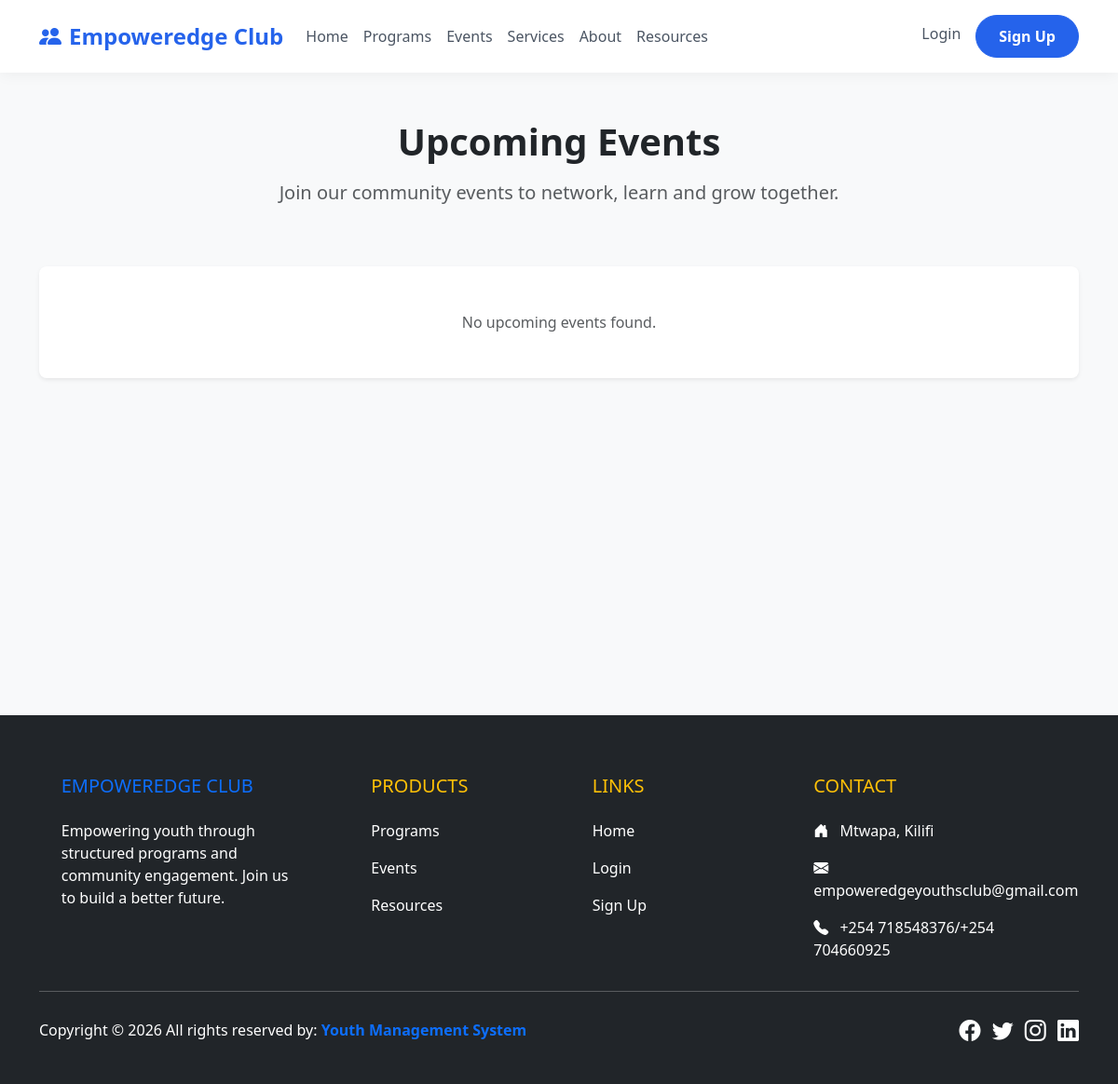
The app's page /events/, older data.
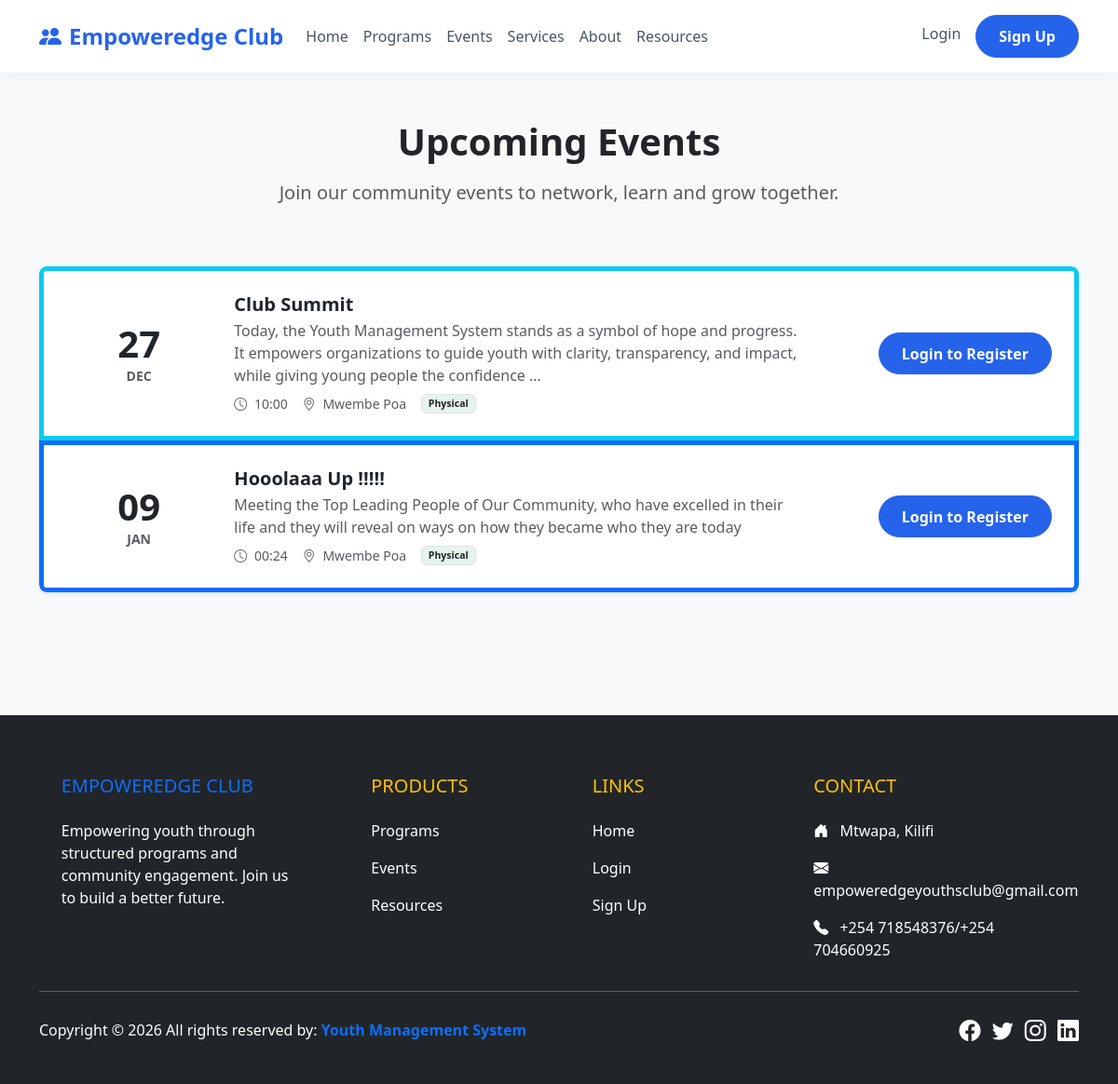
The same page, newer data.
### events/models.py (models this page shows, shortened)
class Event(models.Model):
    TYPE_CHOICES = [
        ('PHYSICAL', 'Physical'),
        ('VIRTUAL', 'Virtual'),
    ]
    title = models.CharField(max_length=200)
    description = models.TextField()
    event_type = models.CharField(max_length=20, choices=TYPE_CHOICES, default='PHYSICAL')
    date = models.DateTimeField()
    location = models.CharField(max_length=255, help_text="Physical location or Virtual meeting link")
    organizer = models.ForeignKey(settings.AUTH_USER_MODEL, on_delete=models.CASCADE, related_name='organized_events')
    image = models.ImageField(upload_to='event_images/', blank=True, null=True)
    created_at = models.DateTimeField(auto_now_add=True)

### events/views.py (the view)
# urls.py: path('', EventListView.as_view(), name='event_list'),
class EventListView(ListView):
    model = Event
    template_name = 'events/event_list.html'
    context_object_name = 'events'
    ordering = ['-date']
    def get_context_data(self, **kwargs):
        context = super().get_context_data(**kwargs)
        if self.request.user.is_authenticated:
            context['registered_event_ids'] = list(Attendance.objects.filter(
                user=self.request.user
            ).values_list('event_id', flat=True))
        return context

### templates/events/event_list.html (shortened to what this page needs)
{% extends 'base.html' %}
{% block content %}
<div class="container py-5">
    <div class="row mb-5">
        <div class="col-lg-8 mx-auto text-center">
            <h1 class="fw-bold mb-3">Upcoming Events</h1>
            <p class="lead text-muted">Join our community events to network, learn and grow together.</p>
        </div>
    </div>
    <div class="list-group list-group-flush shadow-sm rounded-3 overflow-hidden">
        {% for event in events %}
        <div
            class="list-group-item p-4 border-start border-5 {% if forloop.counter|divisibleby:2 %}border-primary{% else %}border-info{% endif %}">
            <div class="row align-items-center">
                <div class="col-md-2 text-center mb-3 mb-md-0">
                    <div class="display-6 fw-bold text-dark">{{ event.date|date:"d" }}</div>
                    <div class="text-uppercase text-muted small fw-bold">{{ event.date|date:"M" }}</div>
                </div>
                <div class="col-md-7 mb-3 mb-md-0">
                    <h5 class="fw-bold text-dark mb-1">{{ event.title }}</h5>
                    <p class="text-muted mb-2">{{ event.description|truncatewords:30 }}</p>
                    <div class="d-flex gap-3 small text-muted">
                        <span><i class="bi bi-clock me-1"></i> {{ event.date|date:"H:i" }}</span>
                        <span><i class="bi bi-geo-alt me-1"></i> {{ event.location }}</span>
                        <span
                            class="badge {% if event.event_type == 'VIRTUAL' %}bg-info{% else %}bg-success{% endif %} bg-opacity-10 text-dark border">
                            {{ event.get_event_type_display }}
                        </span>
                    </div>
                </div>
                <div class="col-md-3 text-md-end">
                    {% if user.is_authenticated %}
                    {% if event.id in registered_event_ids %}
                    <button class="btn btn-success rounded-pill px-4" disabled>
                        <i class="bi bi-check-circle-fill me-1"></i>Registered
                    </button>
                    {% else %}
                    <form action="{% url 'event_register' event.pk %}" method="post" class="d-inline">
                        {% csrf_token %}
                        <button type="submit" class="btn btn-primary rounded-pill px-4">Register</button>
                    </form>
                    {% endif %}
                    {% else %}
                    <a href="{% url 'login' %}?next={{ request.path }}" class="btn btn-primary rounded-pill px-4">Login
                        to Register</a>
                    {% endif %}
                </div>
            </div>
        </div>
        {% empty %}
        <div class="list-group-item p-5 text-center">
            <p class="mb-0 text-muted">No upcoming events found.</p>
        </div>
        {% endfor %}
    </div>
</div>
{% endblock %}

### templates/base.html (shortened to what this page needs)
<!DOCTYPE html>
<html lang="en">
<head>
    <link href="https://cdn.jsdelivr.net/npm/bootstrap@5.3.0/dist/css/bootstrap.min.css" rel="stylesheet">
    <link rel="stylesheet" href="https://cdn.jsdelivr.net/npm/bootstrap-icons@1.11.0/font/bootstrap-icons.css">
</head>
<body>
    <nav class="navbar navbar-expand-lg navbar-light fixed-top">
        <div class="container">
            <a class="navbar-brand" href="{% url 'home' %}">
                <i class="bi bi-people-fill me-2"></i>Empoweredge Club
            </a>
            <div class="collapse navbar-collapse" id="navbarNav">
                <ul class="navbar-nav me-auto">
                    <li class="nav-item">
                        <a class="nav-link" href="{% url 'home' %}">Home</a>
                    </li>
                    <li class="nav-item">
                        <a class="nav-link" href="{% url 'program_list' %}">Programs</a>
                    </li>
                    <li class="nav-item">
                        <a class="nav-link" href="{% url 'event_list' %}">Events</a>
                    </li>
                    <li class="nav-item">
                        <a class="nav-link" href="{% url 'service_list' %}">Services</a>
                    </li>
                    <li class="nav-item">
                        <a class="nav-link" href="{% url 'about' %}">About</a>
                    </li>
                    <li class="nav-item">
                        <a class="nav-link" href="{% url 'resource_list' %}">Resources</a>
                    </li>
                </ul>
                <ul class="navbar-nav">
                    {% if user.is_authenticated %}
                    <li class="nav-item">
                        <a class="nav-link" href="{% url 'dashboard' %}">Dashboard</a>
                    </li>
                    <li class="nav-item">
                        <form action="{% url 'logout' %}" method="post" class="d-inline">
                            {% csrf_token %}
                            <button type="submit" class="btn btn-link nav-link">Logout</button>
                        </form>
                    </li>
                    {% else %}
                    <li class="nav-item">
                        <a class="nav-link" href="{% url 'login' %}">Login</a>
                    </li>
                    <li class="nav-item ms-2">
                        <a class="btn btn-primary rounded-pill text-white" href="{% url 'signup' %}">Sign Up</a>
                    </li>
                    {% endif %}
                </ul>
            </div>
        </div>
    </nav>
    <div style="margin-top: 80px; min-height: 80vh;">
        {% block content %}{% endblock %}
    </div>
    <footer class="bg-dark text-white pt-5 pb-4 mt-5">
        <div class="container">
            <div class="row">
                <div class="col-md-3 col-lg-3 col-xl-3 mx-auto mt-3">
                    <h5 class="text-uppercase mb-4 font-weight-bold text-primary">Empoweredge Club</h5>
                    <p>Empowering youth through structured programs and community engagement. Join us to
                        build a better future.</p>
                </div>
                <div class="col-md-2 col-lg-2 col-xl-2 mx-auto mt-3">
                    <h5 class="text-uppercase mb-4 font-weight-bold text-warning">Products</h5>
                    <p><a href="{% url 'program_list' %}" class="text-white" style="text-decoration: none;">Programs</a>
                    </p>
                    <p><a href="{% url 'event_list' %}" class="text-white" style="text-decoration: none;">Events</a></p>
                    <p><a href="{% url 'resource_list' %}" class="text-white"
                            style="text-decoration: none;">Resources</a></p>
                </div>
                <div class="col-md-3 col-lg-2 col-xl-2 mx-auto mt-3">
                    <h5 class="text-uppercase mb-4 font-weight-bold text-warning">Links</h5>
                    <p><a href="{% url 'home' %}" class="text-white" style="text-decoration: none;">Home</a></p>
                    {% if user.is_authenticated %}
                    <p><a href="{% url 'dashboard' %}" class="text-white" style="text-decoration: none;">Dashboard</a>
                    </p>
                    {% else %}
                    <p><a href="{% url 'login' %}" class="text-white" style="text-decoration: none;">Login</a></p>
                    <p><a href="{% url 'signup' %}" class="text-white" style="text-decoration: none;">Sign Up</a></p>
                    {% endif %}
                </div>
                <div class="col-md-4 col-lg-3 col-xl-3 mx-auto mt-3">
                    <h5 class="text-uppercase mb-4 font-weight-bold text-warning">Contact</h5>
                    <p><i class="bi bi-house-door-fill me-2"></i> Mtwapa, Kilifi</p>
                    <p><i class="bi bi-envelope-fill me-2"></i>empoweredgeyouthsclub@gmail.com</p>
                    <p><i class="bi bi-telephone-fill me-2"></i> +254 718548376/+254 704660925</p>
                </div>
            </div>
            <hr class="mb-4">
            <div class="row align-items-center">
                <div class="col-md-7 col-lg-8">
                    <p>Copyright © 2026 All rights reserved by:
                        <a href="#" style="text-decoration: none;">
                            <strong class="text-primary">Youth Management System</strong>
                        </a>
                    </p>
                </div>
                <div class="col-md-5 col-lg-4">
                    <div class="text-center text-md-end">
                        <ul class="list-unstyled list-inline">
                            <li class="list-inline-item">
                                <a href="#" class="btn-floating btn-sm text-white" style="font-size: 23px;"><i
                                        class="bi bi-facebook"></i></a>
                            </li>
                            <li class="list-inline-item">
                                <a href="#" class="btn-floating btn-sm text-white" style="font-size: 23px;"><i
                                        class="bi bi-twitter"></i></a>
                            </li>
                            <li class="list-inline-item">
                                <a href="#" class="btn-floating btn-sm text-white" style="font-size: 23px;"><i
                                        class="bi bi-instagram"></i></a>
                            </li>
                            <li class="list-inline-item">
                                <a href="#" class="btn-floating btn-sm text-white" style="font-size: 23px;"><i
                                        class="bi bi-linkedin"></i></a>
                            </li>
                        </ul>
                    </div>
                </div>
            </div>
        </div>
    </footer>
</body>
</html>

### templates/base.html (style rules this page uses)
body { font-family: system-ui, -apple-system, BlinkMacSystemFont, 'Segoe UI', Roboto, Oxygen, Ubuntu, Cantarell, 'Open Sans', 'Helvetica Neue', sans-serif; background-color: #f8f9fa; }
.navbar { background-color: white; box-shadow: 0 2px 15px rgba(0, 0, 0, 0.05); padding: 1rem 0; }
.navbar-brand { font-weight: 700; font-size: 1.5rem; color: #2563eb; }
.nav-link { font-weight: 500; color: #4b5563; }
.btn-primary { background-color: #2563eb; border-color: #2563eb; padding: 0.6rem 1.5rem; font-weight: 600; }

Row changes from the older to the newer data that the page shows:
added Event: date "27", date "DEC", title "Club Summit", description "Today, the Youth Management System stands as a symbol of hope and progress. It empowers organizations to guide youth with clarity, transparency, and impact, while giving young people the confidence …", date "10:00", location "Mwembe Poa", event_type "Physical"
added Event: date "09", date "JAN", title "Hooolaaa Up !!!!!", description "Meeting the Top Leading People of Our Community, who have excelled in their life and they will reveal on ways on how they became who they are today", date "00:24", location "Mwembe Poa", event_type "Physical"
Text that changed along with them:
text no longer shown: "No upcoming events found."
